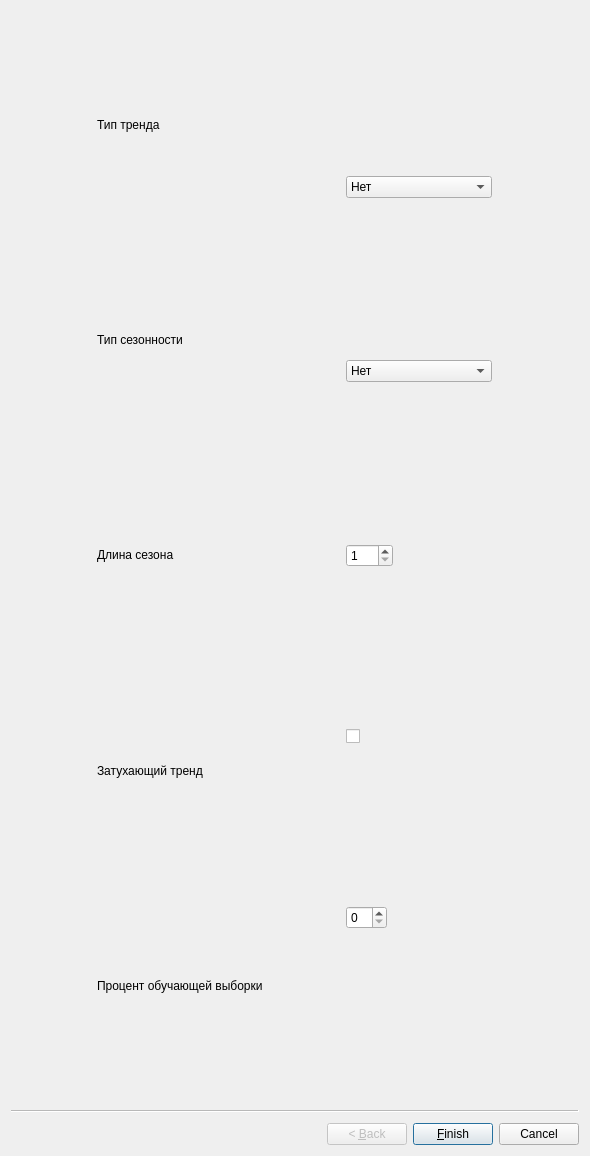
<?xml version="1.0" encoding="UTF-8"?>
<ui version="4.0">
 <class>EtsWizard</class>
 <widget class="QWizard" name="EtsWizard">
  <property name="geometry">
   <rect>
    <x>0</x>
    <y>0</y>
    <width>590</width>
    <height>1156</height>
   </rect>
  </property>
  <property name="windowTitle">
   <string>Настройка ETS</string>
  </property>
  <widget class="QWizardPage" name="arimaWizardMainPage">
   <layout class="QHBoxLayout" name="horizontalLayout">
    <item>
     <layout class="QVBoxLayout" name="verticalLayout">
      <property name="sizeConstraint">
       <enum>QLayout::SizeConstraint::SetDefaultConstraint</enum>
      </property>
      <item>
       <widget class="QLabel" name="label_4">
        <property name="sizePolicy">
         <sizepolicy hsizetype="Maximum" vsizetype="Expanding">
          <horstretch>0</horstretch>
          <verstretch>0</verstretch>
         </sizepolicy>
        </property>
        <property name="text">
         <string>Тип тренда</string>
        </property>
       </widget>
      </item>
      <item>
       <widget class="QLabel" name="label_2">
        <property name="sizePolicy">
         <sizepolicy hsizetype="Maximum" vsizetype="Expanding">
          <horstretch>0</horstretch>
          <verstretch>0</verstretch>
         </sizepolicy>
        </property>
        <property name="text">
         <string>Тип сезонности</string>
        </property>
       </widget>
      </item>
      <item>
       <widget class="QLabel" name="label_3">
        <property name="sizePolicy">
         <sizepolicy hsizetype="Maximum" vsizetype="Expanding">
          <horstretch>0</horstretch>
          <verstretch>0</verstretch>
         </sizepolicy>
        </property>
        <property name="text">
         <string>Длина сезона</string>
        </property>
       </widget>
      </item>
      <item>
       <widget class="QLabel" name="label_5">
        <property name="sizePolicy">
         <sizepolicy hsizetype="Preferred" vsizetype="Expanding">
          <horstretch>0</horstretch>
          <verstretch>0</verstretch>
         </sizepolicy>
        </property>
        <property name="text">
         <string>Затухающий тренд</string>
        </property>
       </widget>
      </item>
      <item>
       <widget class="QLabel" name="label">
        <property name="sizePolicy">
         <sizepolicy hsizetype="Maximum" vsizetype="Expanding">
          <horstretch>0</horstretch>
          <verstretch>0</verstretch>
         </sizepolicy>
        </property>
        <property name="text">
         <string>Процент обучающей выборки</string>
        </property>
       </widget>
      </item>
     </layout>
    </item>
    <item>
     <layout class="QVBoxLayout" name="verticalLayout_2">
      <item>
       <widget class="QComboBox" name="etsWizardComboBoxTrendType">
        <item>
         <property name="text">
          <string>Нет</string>
         </property>
        </item>
        <item>
         <property name="text">
          <string>Аддитивный</string>
         </property>
        </item>
        <item>
         <property name="text">
          <string>Мультипликативный</string>
         </property>
        </item>
       </widget>
      </item>
      <item>
       <widget class="QComboBox" name="etsWizardComboBoxSeasonType">
        <item>
         <property name="text">
          <string>Нет</string>
         </property>
        </item>
        <item>
         <property name="text">
          <string>Аддитивная</string>
         </property>
        </item>
        <item>
         <property name="text">
          <string>Мультипликативная</string>
         </property>
        </item>
       </widget>
      </item>
      <item>
       <widget class="QSpinBox" name="etsWizardSpinBoxSeasonLength">
        <property name="sizePolicy">
         <sizepolicy hsizetype="Maximum" vsizetype="Fixed">
          <horstretch>0</horstretch>
          <verstretch>0</verstretch>
         </sizepolicy>
        </property>
        <property name="minimum">
         <number>1</number>
        </property>
        <property name="maximum">
         <number>100</number>
        </property>
       </widget>
      </item>
      <item>
       <widget class="QCheckBox" name="etsWizardFadingTrendCheckBox">
        <property name="text">
         <string/>
        </property>
       </widget>
      </item>
      <item>
       <widget class="QSpinBox" name="etsWizardSpinBoxTestSplit">
        <property name="sizePolicy">
         <sizepolicy hsizetype="Maximum" vsizetype="Fixed">
          <horstretch>0</horstretch>
          <verstretch>0</verstretch>
         </sizepolicy>
        </property>
       </widget>
      </item>
     </layout>
    </item>
   </layout>
  </widget>
 </widget>
 <resources/>
 <connections/>
</ui>
